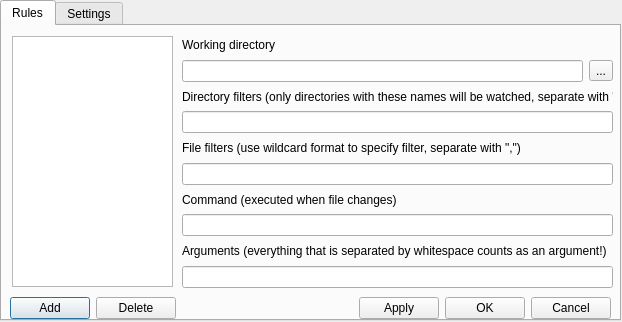
<?xml version="1.0" encoding="UTF-8"?>
<ui version="4.0">
 <class>Settings</class>
 <widget class="QDialog" name="Settings">
  <property name="geometry">
   <rect>
    <x>0</x>
    <y>0</y>
    <width>622</width>
    <height>322</height>
   </rect>
  </property>
  <property name="windowTitle">
   <string>Dialog</string>
  </property>
  <widget class="QTabWidget" name="tabWidget">
   <property name="geometry">
    <rect>
     <x>0</x>
     <y>0</y>
     <width>621</width>
     <height>321</height>
    </rect>
   </property>
   <property name="currentIndex">
    <number>0</number>
   </property>
   <widget class="QWidget" name="tab">
    <attribute name="title">
     <string>Rules</string>
    </attribute>
    <widget class="QWidget" name="layoutWidget">
     <property name="geometry">
      <rect>
       <x>180</x>
       <y>10</y>
       <width>431</width>
       <height>252</height>
      </rect>
     </property>
     <layout class="QGridLayout" name="gridLayout_2">
      <item row="3" column="0" colspan="2">
       <widget class="QLineEdit" name="in_dirfs">
        <property name="text">
         <string/>
        </property>
       </widget>
      </item>
      <item row="4" column="0">
       <widget class="QLabel" name="label_3">
        <property name="text">
         <string>File filters (use wildcard format to specify filter, separate with &quot;,&quot;)</string>
        </property>
       </widget>
      </item>
      <item row="5" column="0" colspan="2">
       <widget class="QLineEdit" name="in_filefs">
        <property name="text">
         <string/>
        </property>
       </widget>
      </item>
      <item row="7" column="0" colspan="2">
       <widget class="QLineEdit" name="in_cmd">
        <property name="text">
         <string/>
        </property>
       </widget>
      </item>
      <item row="8" column="0" colspan="2">
       <widget class="QLabel" name="label_5">
        <property name="text">
         <string>Arguments (everything that is separated by whitespace counts as an argument!)</string>
        </property>
       </widget>
      </item>
      <item row="9" column="0" colspan="2">
       <widget class="QLineEdit" name="in_args">
        <property name="text">
         <string/>
        </property>
       </widget>
      </item>
      <item row="0" column="0">
       <widget class="QLabel" name="label">
        <property name="text">
         <string>Working directory</string>
        </property>
       </widget>
      </item>
      <item row="1" column="0">
       <widget class="QLineEdit" name="in_wdir"/>
      </item>
      <item row="1" column="1">
       <widget class="QToolButton" name="toolButton">
        <property name="text">
         <string>...</string>
        </property>
       </widget>
      </item>
      <item row="2" column="0" colspan="2">
       <widget class="QLabel" name="label_2">
        <property name="text">
         <string>Directory filters (only directories with these names will be watched, separate with &quot;,&quot;)</string>
        </property>
       </widget>
      </item>
      <item row="6" column="0">
       <widget class="QLabel" name="label_4">
        <property name="text">
         <string>Command (executed when file changes)</string>
        </property>
       </widget>
      </item>
     </layout>
    </widget>
    <widget class="QListWidget" name="listWidget">
     <property name="geometry">
      <rect>
       <x>10</x>
       <y>10</y>
       <width>161</width>
       <height>251</height>
      </rect>
     </property>
    </widget>
    <widget class="QWidget" name="">
     <property name="geometry">
      <rect>
       <x>8</x>
       <y>270</y>
       <width>601</width>
       <height>25</height>
      </rect>
     </property>
     <layout class="QHBoxLayout" name="horizontalLayout">
      <item>
       <widget class="QPushButton" name="btn_add_rule">
        <property name="text">
         <string>Add</string>
        </property>
       </widget>
      </item>
      <item>
       <widget class="QPushButton" name="btn_del_rule">
        <property name="text">
         <string>Delete</string>
        </property>
       </widget>
      </item>
      <item>
       <spacer name="horizontalSpacer">
        <property name="orientation">
         <enum>Qt::Horizontal</enum>
        </property>
        <property name="sizeHint" stdset="0">
         <size>
          <width>40</width>
          <height>20</height>
         </size>
        </property>
       </spacer>
      </item>
      <item>
       <widget class="QPushButton" name="btn_apply">
        <property name="text">
         <string>Apply</string>
        </property>
       </widget>
      </item>
      <item>
       <widget class="QPushButton" name="btn_ok">
        <property name="text">
         <string>OK</string>
        </property>
       </widget>
      </item>
      <item>
       <widget class="QPushButton" name="btn_cancel">
        <property name="text">
         <string>Cancel</string>
        </property>
       </widget>
      </item>
     </layout>
    </widget>
   </widget>
   <widget class="QWidget" name="tab_2">
    <attribute name="title">
     <string>Settings</string>
    </attribute>
   </widget>
  </widget>
 </widget>
 <resources/>
 <connections/>
</ui>
